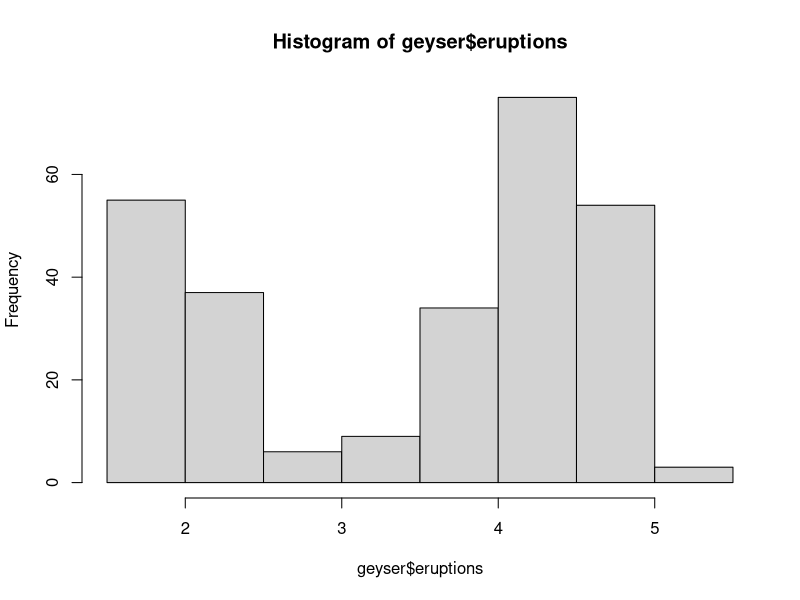
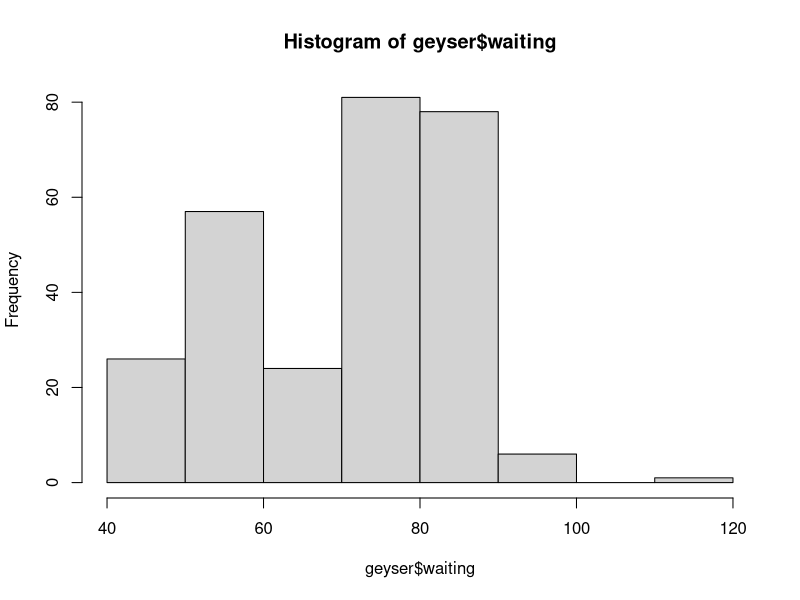
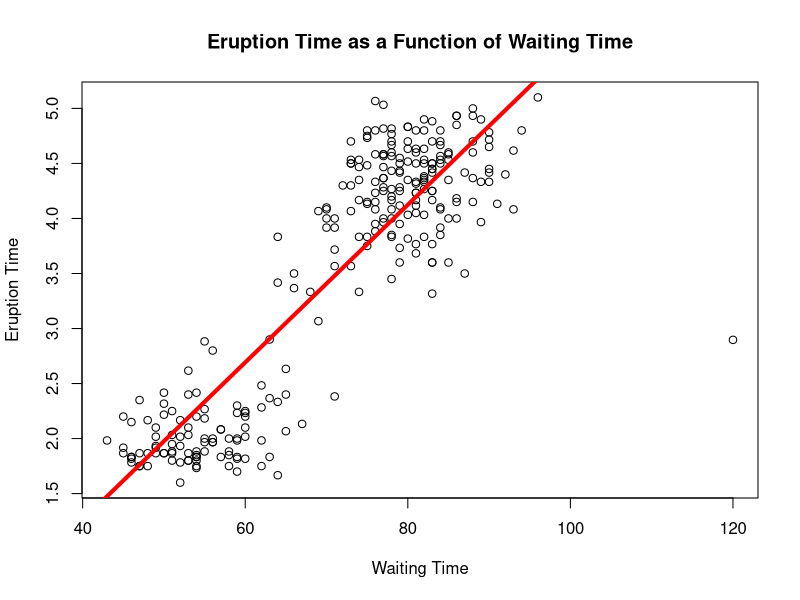
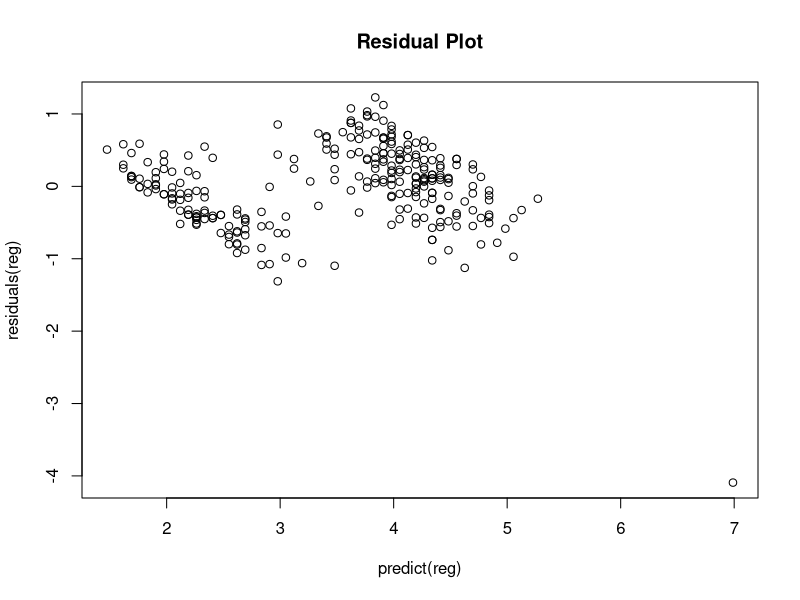
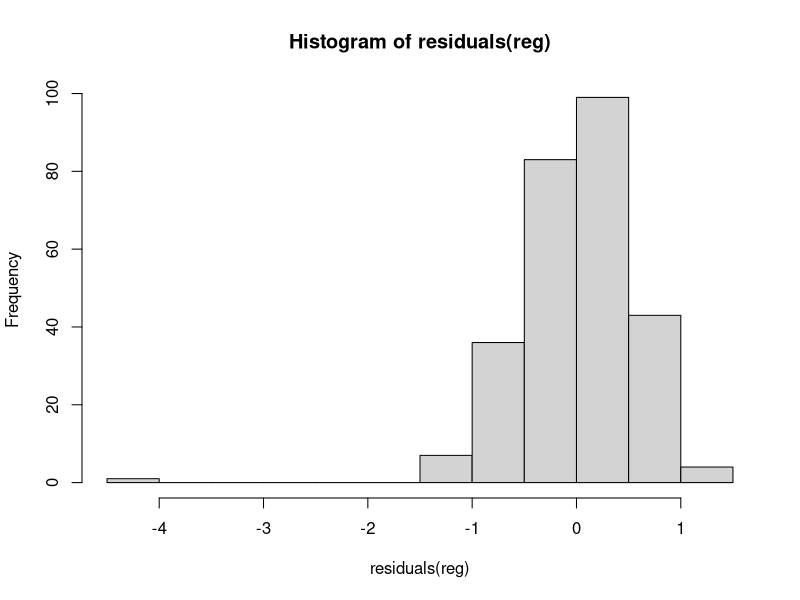
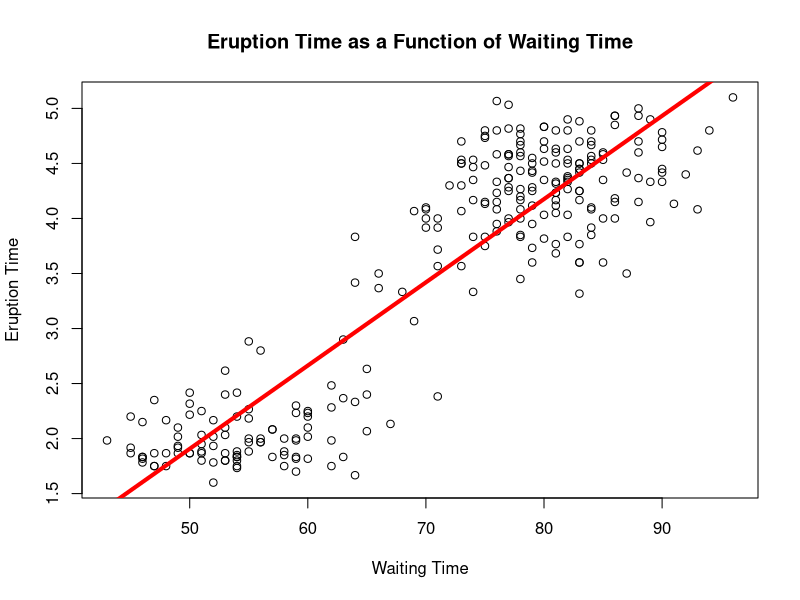
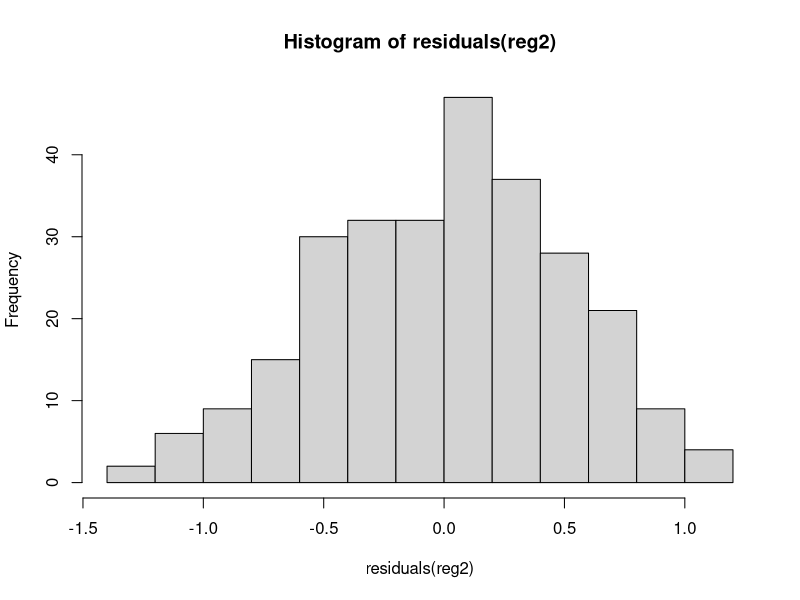
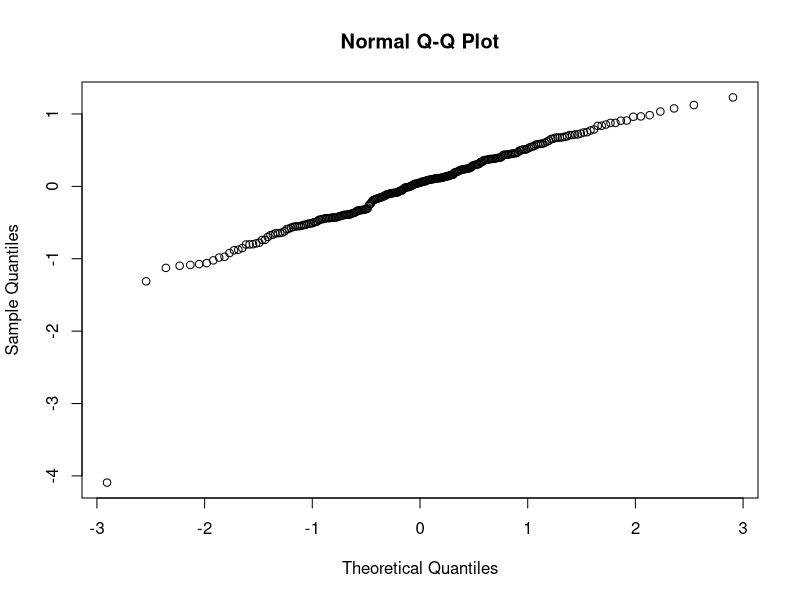

These figures' R source, in order:
geyser<-read.csv("Old_Faithful_geyser_data.csv",stringsAsFactors = F)

summary(geyser)
#average eruption time is 3.5 minutes

str(geyser)
hist(geyser$eruptions)
hist(geyser$waiting)
head(geyser)

#fitting a linear model; see if a longer waiting time is predictive of a longer eruption

plot(geyser$eruptions~geyser$waiting, xlab="Waiting Time",ylab="Eruption Time",main="Eruption Time as a Function of Waiting Time")
reg<-lm(geyser$eruptions~geyser$waiting)
abline(reg, col="red",lwd=4)
coef(reg) #the coefficients
#(Intercept)  geyser$waiting  
#-1.60463         0.07162 

cor(geyser$eruptions,geyser$waiting)^2
#r^2 equals 0.761, pretty strong

plot(residuals(reg)~predict(reg),main="Residual Plot")
hist(residuals(reg))

#second linear model without the outlier!!!
geyser2<-geyser[geyser$waiting<100,]
plot(geyser2$eruptions~geyser2$waiting, xlab="Waiting Time",ylab="Eruption Time",main="Eruption Time as a Function of Waiting Time")
reg2<-lm(geyser2$eruptions~geyser2$waiting)
#(Intercept)  geyser2$waiting  
#-1.87402          0.07563  
# WITHOUT THE OUTLIER
abline(reg2, col="red",lwd=4)
cor(geyser2$eruptions,geyser2$waiting)^2
#R^2 is 0.811 without the outlier

#conditions to check it the plot of residuals is normal
hist(residuals(reg2))
qqnorm(residuals(reg))
qqnorm(residuals(reg2))


#what  happens when you flip x and y

plot(geyser2$waiting~geyser2$eruption, ylab="Waiting Time",xlab="Eruption Time",main="Waiting Time as a Function of Eruption")
reg3<-lm(geyser2$waiting~geyser2$eruption)
abline(reg3, col="darkmagenta",lwd=4)
coef(reg3)
#correlation is evidently the same
cor(geyser2$waiting,geyser2$eruption)^2
plot(residuals(reg3))
hist(residuals(reg3))
qqnorm(residuals(reg3))


#waiting time above 70

geyser3<-geyser[geyser$waiting>70,]

plot(geyser3$eruptions~geyser3$waiting,ylab="Eruption Time", xlab="Waiting Time",
     main="Plot of eruptions with waiting time above 70")
reg4<-lm(geyser3$eruptions~geyser3$waiting)
abline(reg4, col="darkmagenta",lwd=4)
coef(reg4)
cor(geyser3$eruptions,geyser3$waiting)^2

reg5<-lm(eruptions~waiting, data=geyser3[geyser3$waiting<105,]) #without the outlier
abline(reg5, col="red",lwd=4)
